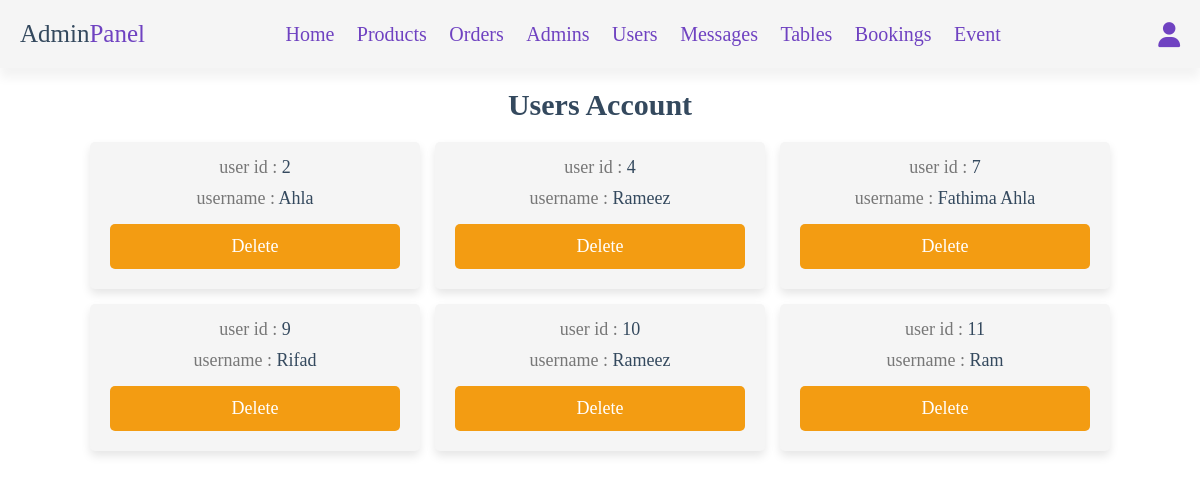
/admin/users_accounts.php (signed in), run on the app's committed database.
### tables this page shows
CREATE TABLE `users` (
  `id` int(100) NOT NULL,
  `name` varchar(20) NOT NULL,
  `email` varchar(50) NOT NULL,
  `number` varchar(10) NOT NULL,
  `password` varchar(50) NOT NULL,
  `address` varchar(500) NOT NULL
);

### admin/users_accounts.php (the view, shortened to what this page needs)
<?php
include '../components/connect.php';
?>
<!DOCTYPE html>
<html lang="en">
<head>
   <link rel="stylesheet" href="https://cdnjs.cloudflare.com/ajax/libs/font-awesome/6.1.1/css/all.min.css">
   <link rel="stylesheet" href="../css/admin_style.css">
</head>
<body>
<?php include '../components/admin_header.php' ?>
<section class="accounts">
   <h1 class="heading">users account</h1>
   <div class="box-container">
   <?php
      $select_account = $conn->prepare("SELECT * FROM `users`");
      $select_account->execute();
      if($select_account->rowCount() > 0){
         while($fetch_accounts = $select_account->fetch(PDO::FETCH_ASSOC)){
   ?>
   <div class="box">
      <p> user id : <span><?= $fetch_accounts['id']; ?></span> </p>
      <p> username : <span><?= $fetch_accounts['name']; ?></span> </p>
      <a href="users_accounts.php?delete=<?= $fetch_accounts['id']; ?>" class="delete-btn" onclick="return confirm('delete this account?');">delete</a>
   </div>
   <?php
      }
   }else{
      echo '<p class="empty">no accounts available</p>';
   }
   ?>
   </div>
</section>
</body>
</html>

### css/admin_style.css (style rules this page uses)
:root { --main-color:#A05AFF; --change-color:#1BCFB4; --light-bg:#cebfe2; --red:#e60000; --blue: #2F2FA2; --white:#fff; --orange:#f39c12; --black:#34495e; --light-bg:#f5f5f5; --light-color:#777; --border:.2rem solid var(--black); --box-shadow:0 .5rem 1rem rgba(0,0,0,.1); }
* { font-family: 'Baloo Bhaijaan 2', cursive; margin:0; padding:0; box-sizing: border-box; text-decoration: none; outline: none; border:none; }
html { font-size: 62.5%; overflow-x: hidden; }
body { background-color: var(--white); }
section { max-width: 1200px; margin:0 auto; padding:2rem; }
.btn, .delete-btn, .option-btn { display: block; margin-top: 1rem; border-radius: .5rem; cursor: pointer; width: 100%; font-size: 1.8rem; color:var(--white); padding:1.2rem 3rem; text-transform: capitalize; text-align: center; }
.delete-btn { background-color: var(--orange); }
.heading { text-align: center; margin-bottom: 2rem; text-transform: capitalize; color:var(--black); font-size: 3rem; }
.accounts .box-container { display: grid; grid-template-columns: repeat(auto-fit, 33rem); gap:1.5rem; justify-content: center; align-items: flex-start; }
.accounts .box-container .box { background-color: var(--light-bg); border-radius: .5rem; box-shadow: var(--box-shadow); padding:2rem; padding-top: 1rem; text-align: center; }
.accounts .box-container .box p { padding: .5rem 0; font-size: 1.8rem; color:var(--light-color); }
.accounts .box-container .box p span { color:var(--black); }

### data on the page
users: id "2", name "Ahla"
users: id "4", name "Rameez"
users: id "7", name "Fathima Ahla"
users: id "9", name "Rifad"
users: id "10", name "Rameez"
users: id "11", name "Ram"
